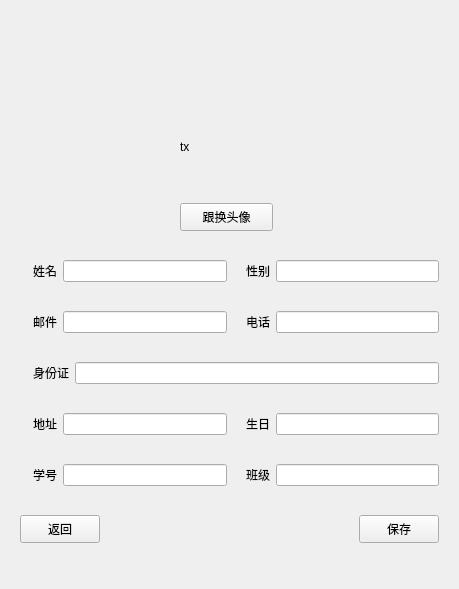
<?xml version="1.0" encoding="UTF-8"?>
<ui version="4.0">
 <class>DpersonalInfo</class>
 <widget class="QWidget" name="DpersonalInfo">
  <property name="geometry">
   <rect>
    <x>0</x>
    <y>0</y>
    <width>459</width>
    <height>589</height>
   </rect>
  </property>
  <property name="windowTitle">
   <string>Form</string>
  </property>
  <property name="styleSheet">
   <string notr="true">QWidget#widget
{
	background-color: rgb(255, 255, 255);
}
</string>
  </property>
  <layout class="QGridLayout" name="gridLayout_3">
   <item row="1" column="0">
    <layout class="QHBoxLayout" name="horizontalLayout_15">
     <item>
      <layout class="QHBoxLayout" name="horizontalLayout_14">
       <item>
        <widget class="QLabel" name="label_11">
         <property name="minimumSize">
          <size>
           <width>48</width>
           <height>48</height>
          </size>
         </property>
         <property name="maximumSize">
          <size>
           <width>48</width>
           <height>48</height>
          </size>
         </property>
         <property name="text">
          <string/>
         </property>
         <property name="pixmap">
          <pixmap resource="res.qrc">:/pic/IP.png</pixmap>
         </property>
         <property name="scaledContents">
          <bool>true</bool>
         </property>
        </widget>
       </item>
       <item>
        <widget class="QLabel" name="ipEdit">
         <property name="enabled">
          <bool>false</bool>
         </property>
         <property name="minimumSize">
          <size>
           <width>100</width>
           <height>40</height>
          </size>
         </property>
         <property name="maximumSize">
          <size>
           <width>100</width>
           <height>40</height>
          </size>
         </property>
         <property name="styleSheet">
          <string notr="true">font: 11pt &quot;Microsoft YaHei UI&quot;;</string>
         </property>
         <property name="text">
          <string/>
         </property>
         <property name="scaledContents">
          <bool>false</bool>
         </property>
        </widget>
       </item>
      </layout>
     </item>
     <item>
      <spacer name="horizontalSpacer">
       <property name="orientation">
        <enum>Qt::Horizontal</enum>
       </property>
       <property name="sizeType">
        <enum>QSizePolicy::Maximum</enum>
       </property>
       <property name="sizeHint" stdset="0">
        <size>
         <width>250</width>
         <height>20</height>
        </size>
       </property>
      </spacer>
     </item>
    </layout>
   </item>
   <item row="2" column="0">
    <widget class="QStackedWidget" name="stackedWidget">
     <property name="currentIndex">
      <number>1</number>
     </property>
     <widget class="QWidget" name="page">
      <layout class="QGridLayout" name="gridLayout">
       <item row="1" column="0">
        <layout class="QHBoxLayout" name="horizontalLayout_17">
         <item>
          <spacer name="horizontalSpacer_4">
           <property name="orientation">
            <enum>Qt::Horizontal</enum>
           </property>
           <property name="sizeHint" stdset="0">
            <size>
             <width>40</width>
             <height>20</height>
            </size>
           </property>
          </spacer>
         </item>
         <item>
          <widget class="QPushButton" name="pushButton">
           <property name="text">
            <string>编辑个人信息</string>
           </property>
           <property name="icon">
            <iconset resource="res.qrc">
             <normaloff>:/pic/bj.png</normaloff>:/pic/bj.png</iconset>
           </property>
          </widget>
         </item>
         <item>
          <spacer name="horizontalSpacer_5">
           <property name="orientation">
            <enum>Qt::Horizontal</enum>
           </property>
           <property name="sizeHint" stdset="0">
            <size>
             <width>40</width>
             <height>20</height>
            </size>
           </property>
          </spacer>
         </item>
        </layout>
       </item>
       <item row="0" column="0">
        <layout class="QVBoxLayout" name="verticalLayout">
         <item>
          <layout class="QHBoxLayout" name="horizontalLayout_16">
           <item>
            <spacer name="horizontalSpacer_3">
             <property name="orientation">
              <enum>Qt::Horizontal</enum>
             </property>
             <property name="sizeHint" stdset="0">
              <size>
               <width>40</width>
               <height>20</height>
              </size>
             </property>
            </spacer>
           </item>
           <item>
            <widget class="QLabel" name="txLabel_2">
             <property name="minimumSize">
              <size>
               <width>100</width>
               <height>100</height>
              </size>
             </property>
             <property name="maximumSize">
              <size>
               <width>100</width>
               <height>100</height>
              </size>
             </property>
             <property name="text">
              <string>tx</string>
             </property>
            </widget>
           </item>
           <item>
            <spacer name="horizontalSpacer_2">
             <property name="orientation">
              <enum>Qt::Horizontal</enum>
             </property>
             <property name="sizeHint" stdset="0">
              <size>
               <width>40</width>
               <height>20</height>
              </size>
             </property>
            </spacer>
           </item>
          </layout>
         </item>
         <item>
          <layout class="QHBoxLayout" name="horizontalLayout_3">
           <item>
            <widget class="QLabel" name="label_5">
             <property name="styleSheet">
              <string notr="true">font: 9pt &quot;楷体&quot;;
</string>
             </property>
             <property name="pixmap">
              <pixmap resource="res.qrc">:/pic/name.png</pixmap>
             </property>
            </widget>
           </item>
           <item>
            <widget class="QLabel" name="label_15">
             <property name="text">
              <string>学生姓名</string>
             </property>
            </widget>
           </item>
           <item>
            <widget class="QLineEdit" name="nameEdit_2"/>
           </item>
          </layout>
         </item>
         <item>
          <layout class="QHBoxLayout" name="horizontalLayout_11">
           <item>
            <widget class="QLabel" name="label_9">
             <property name="styleSheet">
              <string notr="true">font: 9pt &quot;楷体&quot;;
</string>
             </property>
             <property name="text">
              <string/>
             </property>
             <property name="pixmap">
              <pixmap resource="res.qrc">:/pic/nub.png</pixmap>
             </property>
             <property name="scaledContents">
              <bool>true</bool>
             </property>
            </widget>
           </item>
           <item>
            <widget class="QLabel" name="label_16">
             <property name="text">
              <string>学号</string>
             </property>
            </widget>
           </item>
           <item>
            <widget class="QLineEdit" name="numEdit_2"/>
           </item>
          </layout>
         </item>
         <item>
          <layout class="QHBoxLayout" name="horizontalLayout_13">
           <item>
            <widget class="QLabel" name="label_10">
             <property name="styleSheet">
              <string notr="true">font: 9pt &quot;楷体&quot;;
</string>
             </property>
             <property name="text">
              <string/>
             </property>
             <property name="pixmap">
              <pixmap resource="res.qrc">:/pic/email.png</pixmap>
             </property>
            </widget>
           </item>
           <item>
            <widget class="QLabel" name="label_17">
             <property name="text">
              <string>邮件</string>
             </property>
            </widget>
           </item>
           <item>
            <widget class="QLineEdit" name="emailEdit_2"/>
           </item>
          </layout>
         </item>
         <item>
          <layout class="QHBoxLayout" name="horizontalLayout_9">
           <item>
            <widget class="QLabel" name="label_14">
             <property name="styleSheet">
              <string notr="true">font: 9pt &quot;楷体&quot;;
</string>
             </property>
             <property name="text">
              <string/>
             </property>
             <property name="pixmap">
              <pixmap resource="res.qrc">:/pic/phone_big.png</pixmap>
             </property>
            </widget>
           </item>
           <item>
            <widget class="QLabel" name="label_18">
             <property name="text">
              <string>电话</string>
             </property>
            </widget>
           </item>
           <item>
            <widget class="QLineEdit" name="phoneEdit_2"/>
           </item>
          </layout>
         </item>
        </layout>
       </item>
       <item row="2" column="0">
        <spacer name="verticalSpacer">
         <property name="orientation">
          <enum>Qt::Vertical</enum>
         </property>
         <property name="sizeHint" stdset="0">
          <size>
           <width>20</width>
           <height>40</height>
          </size>
         </property>
        </spacer>
       </item>
      </layout>
     </widget>
     <widget class="QWidget" name="page_2">
      <layout class="QGridLayout" name="gridLayout_2">
       <item row="0" column="0">
        <layout class="QHBoxLayout" name="horizontalLayout_18">
         <item>
          <spacer name="horizontalSpacer_6">
           <property name="orientation">
            <enum>Qt::Horizontal</enum>
           </property>
           <property name="sizeHint" stdset="0">
            <size>
             <width>40</width>
             <height>20</height>
            </size>
           </property>
          </spacer>
         </item>
         <item>
          <layout class="QVBoxLayout" name="verticalLayout_2">
           <item>
            <widget class="QLabel" name="txLabel_3">
             <property name="minimumSize">
              <size>
               <width>100</width>
               <height>100</height>
              </size>
             </property>
             <property name="maximumSize">
              <size>
               <width>100</width>
               <height>100</height>
              </size>
             </property>
             <property name="text">
              <string>tx</string>
             </property>
            </widget>
           </item>
           <item>
            <widget class="QPushButton" name="choosetxBtn">
             <property name="maximumSize">
              <size>
               <width>93</width>
               <height>28</height>
              </size>
             </property>
             <property name="text">
              <string>跟换头像</string>
             </property>
             <property name="icon">
              <iconset resource="res.qrc">
               <normaloff>:/pic/tx.png</normaloff>:/pic/tx.png</iconset>
             </property>
            </widget>
           </item>
          </layout>
         </item>
         <item>
          <spacer name="horizontalSpacer_7">
           <property name="orientation">
            <enum>Qt::Horizontal</enum>
           </property>
           <property name="sizeHint" stdset="0">
            <size>
             <width>40</width>
             <height>20</height>
            </size>
           </property>
          </spacer>
         </item>
        </layout>
       </item>
       <item row="1" column="0">
        <layout class="QHBoxLayout" name="horizontalLayout_19">
         <item>
          <layout class="QHBoxLayout" name="horizontalLayout">
           <item>
            <widget class="QLabel" name="label">
             <property name="styleSheet">
              <string notr="true">font: 9pt &quot;楷体&quot;;
</string>
             </property>
             <property name="text">
              <string/>
             </property>
             <property name="pixmap">
              <pixmap resource="res.qrc">:/pic/name.png</pixmap>
             </property>
             <property name="scaledContents">
              <bool>true</bool>
             </property>
            </widget>
           </item>
           <item>
            <widget class="QLabel" name="label_19">
             <property name="text">
              <string>姓名</string>
             </property>
            </widget>
           </item>
           <item>
            <widget class="QLineEdit" name="nameEdit"/>
           </item>
          </layout>
         </item>
         <item>
          <layout class="QHBoxLayout" name="horizontalLayout_2">
           <item>
            <widget class="QLabel" name="label_3">
             <property name="styleSheet">
              <string notr="true">font: 9pt &quot;楷体&quot;;
</string>
             </property>
             <property name="text">
              <string/>
             </property>
             <property name="pixmap">
              <pixmap resource="res.qrc">:/pic/sex.png</pixmap>
             </property>
             <property name="scaledContents">
              <bool>true</bool>
             </property>
            </widget>
           </item>
           <item>
            <widget class="QLabel" name="label_20">
             <property name="text">
              <string>性别</string>
             </property>
            </widget>
           </item>
           <item>
            <widget class="QLineEdit" name="sexEdit"/>
           </item>
          </layout>
         </item>
        </layout>
       </item>
       <item row="2" column="0">
        <layout class="QHBoxLayout" name="horizontalLayout_20">
         <item>
          <layout class="QHBoxLayout" name="horizontalLayout_5">
           <item>
            <widget class="QLabel" name="label_8">
             <property name="styleSheet">
              <string notr="true">font: 9pt &quot;楷体&quot;;
</string>
             </property>
             <property name="text">
              <string/>
             </property>
             <property name="pixmap">
              <pixmap resource="res.qrc">:/pic/email.png</pixmap>
             </property>
            </widget>
           </item>
           <item>
            <widget class="QLabel" name="label_21">
             <property name="text">
              <string>邮件</string>
             </property>
            </widget>
           </item>
           <item>
            <widget class="QLineEdit" name="emailEdit"/>
           </item>
          </layout>
         </item>
         <item>
          <layout class="QHBoxLayout" name="horizontalLayout_8">
           <item>
            <widget class="QLabel" name="label_13">
             <property name="styleSheet">
              <string notr="true">font: 9pt &quot;楷体&quot;;
</string>
             </property>
             <property name="text">
              <string/>
             </property>
             <property name="pixmap">
              <pixmap resource="res.qrc">:/pic/phone_big.png</pixmap>
             </property>
            </widget>
           </item>
           <item>
            <widget class="QLabel" name="label_22">
             <property name="text">
              <string>电话</string>
             </property>
            </widget>
           </item>
           <item>
            <widget class="QLineEdit" name="phoneEdit"/>
           </item>
          </layout>
         </item>
        </layout>
       </item>
       <item row="3" column="0">
        <layout class="QHBoxLayout" name="horizontalLayout_6">
         <item>
          <widget class="QLabel" name="label_12">
           <property name="styleSheet">
            <string notr="true">font: 9pt &quot;楷体&quot;;
</string>
           </property>
           <property name="text">
            <string/>
           </property>
           <property name="pixmap">
            <pixmap resource="res.qrc">:/pic/id.png</pixmap>
           </property>
          </widget>
         </item>
         <item>
          <widget class="QLabel" name="label_23">
           <property name="text">
            <string>身份证</string>
           </property>
          </widget>
         </item>
         <item>
          <widget class="QLineEdit" name="idEdit">
           <property name="text">
            <string/>
           </property>
          </widget>
         </item>
        </layout>
       </item>
       <item row="4" column="0">
        <layout class="QHBoxLayout" name="horizontalLayout_21">
         <item>
          <layout class="QHBoxLayout" name="horizontalLayout_7">
           <item>
            <widget class="QLabel" name="label_4">
             <property name="styleSheet">
              <string notr="true">font: 9pt &quot;楷体&quot;;
</string>
             </property>
             <property name="text">
              <string/>
             </property>
             <property name="pixmap">
              <pixmap resource="res.qrc">:/pic/area.png</pixmap>
             </property>
            </widget>
           </item>
           <item>
            <widget class="QLabel" name="label_24">
             <property name="text">
              <string>地址</string>
             </property>
            </widget>
           </item>
           <item>
            <widget class="QLineEdit" name="areaEdit"/>
           </item>
          </layout>
         </item>
         <item>
          <layout class="QHBoxLayout" name="horizontalLayout_4">
           <item>
            <widget class="QLabel" name="label_7">
             <property name="styleSheet">
              <string notr="true">font: 9pt &quot;楷体&quot;;
</string>
             </property>
             <property name="text">
              <string/>
             </property>
             <property name="pixmap">
              <pixmap resource="res.qrc">:/pic/birth.png</pixmap>
             </property>
            </widget>
           </item>
           <item>
            <widget class="QLabel" name="label_25">
             <property name="text">
              <string>生日</string>
             </property>
            </widget>
           </item>
           <item>
            <widget class="QLineEdit" name="brithEdit">
             <property name="text">
              <string/>
             </property>
            </widget>
           </item>
          </layout>
         </item>
        </layout>
       </item>
       <item row="5" column="0">
        <layout class="QHBoxLayout" name="horizontalLayout_22">
         <item>
          <layout class="QHBoxLayout" name="horizontalLayout_10">
           <item>
            <widget class="QLabel" name="label_2">
             <property name="styleSheet">
              <string notr="true">font: 9pt &quot;楷体&quot;;
</string>
             </property>
             <property name="text">
              <string/>
             </property>
             <property name="pixmap">
              <pixmap resource="res.qrc">:/pic/num2.png</pixmap>
             </property>
            </widget>
           </item>
           <item>
            <widget class="QLabel" name="label_26">
             <property name="text">
              <string>学号</string>
             </property>
            </widget>
           </item>
           <item>
            <widget class="QLineEdit" name="numEdit"/>
           </item>
          </layout>
         </item>
         <item>
          <layout class="QHBoxLayout" name="horizontalLayout_12">
           <item>
            <widget class="QLabel" name="label_6">
             <property name="styleSheet">
              <string notr="true">font: 9pt &quot;楷体&quot;;
</string>
             </property>
             <property name="text">
              <string/>
             </property>
             <property name="pixmap">
              <pixmap resource="res.qrc">:/pic/class.png</pixmap>
             </property>
            </widget>
           </item>
           <item>
            <widget class="QLabel" name="label_27">
             <property name="text">
              <string>班级</string>
             </property>
            </widget>
           </item>
           <item>
            <widget class="QLineEdit" name="classEdit"/>
           </item>
          </layout>
         </item>
        </layout>
       </item>
       <item row="6" column="0">
        <layout class="QHBoxLayout" name="horizontalLayout_23">
         <item>
          <widget class="QPushButton" name="backBtn">
           <property name="maximumSize">
            <size>
             <width>100</width>
             <height>100</height>
            </size>
           </property>
           <property name="text">
            <string>返回</string>
           </property>
           <property name="icon">
            <iconset resource="res.qrc">
             <normaloff>:/pic/back.png</normaloff>:/pic/back.png</iconset>
           </property>
          </widget>
         </item>
         <item>
          <spacer name="horizontalSpacer_8">
           <property name="orientation">
            <enum>Qt::Horizontal</enum>
           </property>
           <property name="sizeHint" stdset="0">
            <size>
             <width>40</width>
             <height>20</height>
            </size>
           </property>
          </spacer>
         </item>
         <item>
          <widget class="QPushButton" name="saveBtn">
           <property name="maximumSize">
            <size>
             <width>93</width>
             <height>28</height>
            </size>
           </property>
           <property name="sizeIncrement">
            <size>
             <width>93</width>
             <height>28</height>
            </size>
           </property>
           <property name="text">
            <string>保存</string>
           </property>
           <property name="icon">
            <iconset resource="res.qrc">
             <normaloff>:/pic/save.png</normaloff>:/pic/save.png</iconset>
           </property>
          </widget>
         </item>
        </layout>
       </item>
      </layout>
     </widget>
    </widget>
   </item>
  </layout>
 </widget>
 <resources>
  <include location="res.qrc"/>
 </resources>
 <connections/>
</ui>
